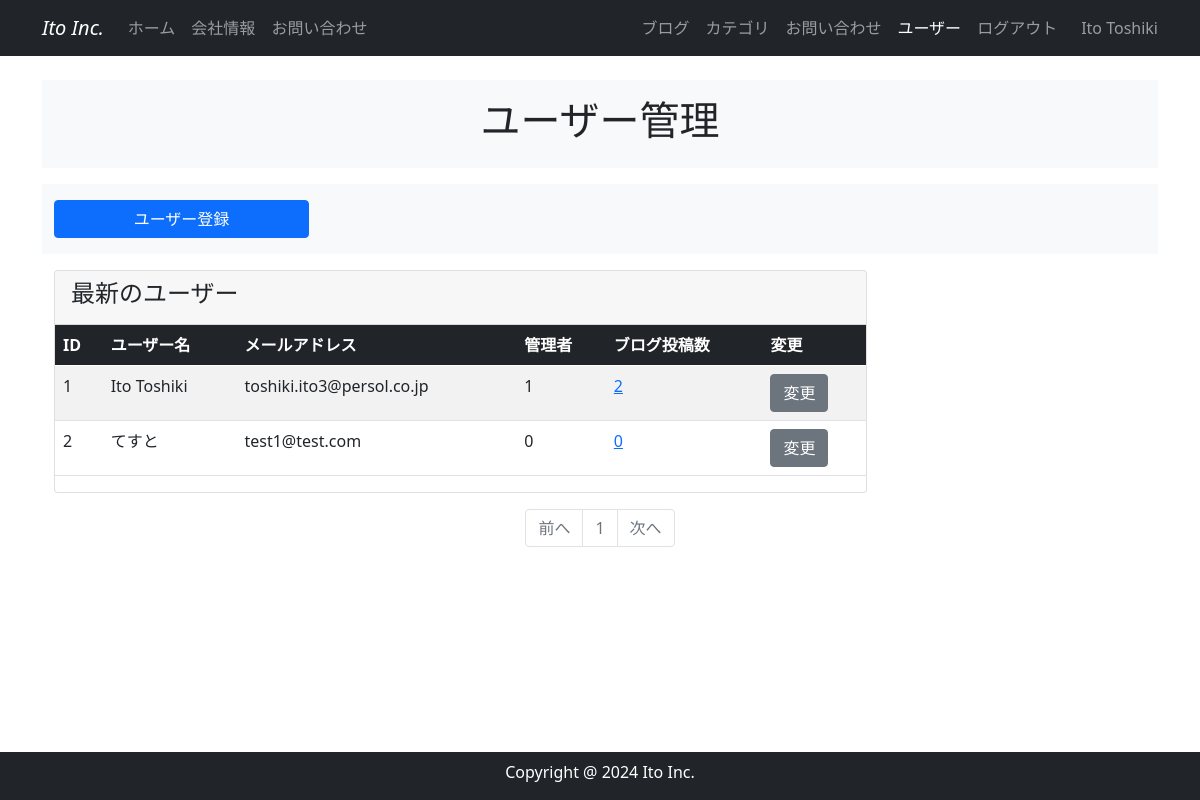
/user_maintenance (signed in), run on the app's committed database.
### company_blog/models.py (models this page shows, shortened)
class User(db.Model, UserMixin):
    __tablename__ = 'users'
    id = db.Column(db.Integer, primary_key = True)
    email = db.Column(db.String(64), unique=True, index=True)
    username = db.Column(db.String(64), unique=True, index=True)
    password_hash = db.Column(db.String(128))
    administrator = db.Column(db.String(1))
    post = db.relationship('BlogPost', backref='author', lazy='dynamic')
    @property
    def password(self):
        raise AttributeError('password is not a readable attribute')
    def is_administrator(self):
        if self.administrator == "1":
            return 1
        else:
            return 0
    def count_posts(self, userid):
        return BlogPost.query.filter_by(user_id=userid).count()

### company_blog/users/views.py (the view)
@users.route('/user_maintenance')
@login_required
def user_maintenance():
    page = request.args.get('page', 1, type=int)
    users = User.query.order_by(User.id).paginate(page=page, per_page=10)
    return render_template('users/user_maintenance.html', users=users)

### company_blog/__init__.py (called while the page is built)
@event.listens_for(Engine, "connect")
def set_sqlite_pragma(dbapi_connection, connection_record):
    cursor = dbapi_connection.cursor()
    cursor.execute("PRAGMA foreign_keys=ON")
    cursor.close()

### company_blog/models.py (called while the page is built)
@login_manager.user_loader
def load_user(user_id):
    return User.query.get(user_id)

### company_blog/templates/users/user_maintenance.html
{% extends "base.html" %}
{% block content %}
<header id="page-header">
    <div class="container my-3 py-3 bg-light">
        <div class="row">
            <div class="col-md-6 m-auto text-center">
                <h1>ユーザー管理</h1>
            </div>
        </div>
    </div>
</header>
{% if current_user.is_administrator() %}
<section id="menu">
    <div class="container my-3 py-3 bg-light">
        <div class="row">
            <div class="col-md-3">
                <a href="{{ url_for('users.register') }}" class="btn btn-primary w-100">
                    ユーザー登録
                </a>
            </div>
        </div>
    </div>
</section>
{% endif %}
<section id="list">
    <div class="container my-3">
        <div class="row">
            <div class="col-md-9">
                <div class="card">
                    <div class="card-header">
                        <h4>最新のユーザー</h4>
                    </div>
                    <div class="table-responsive">
                        <table class="table table-striped text-nowrap">
                            <thead class="table-dark">
                                <tr>
                                    <th>ID</th>
                                    <th>ユーザー名</th>
                                    <th>メールアドレス</th>
                                    <th>管理者</th>
                                    <th>ブログ投稿数</th>
                                    <th>変更</th>
                                </tr>
                            </thead>
                            <tbody>
                                {% for user in users.items %}
                                <tr>
                                    <td>{{ user.id }}</td>
                                    <td>{{ user.username | truncate(10) }}</td>
                                    <td>{{ user.email | truncate(20) }}</td>
                                    <td>{{ user.administrator }}</td>
                                    <td><a href="{{ url_for('users.user_posts', user_id=user.id) }}">{{
                                            user.count_posts(user.id) }}</a></td>
                                    <td>
                                        {% if current_user.is_administrator() or current_user.id == user.id %}
                                        <a href="{{ url_for('users.account', user_id=user.id) }}"
                                            class="btn btn-secondary">
                                            変更
                                        </a>
                                        {% endif %}
                                    </td>
                                </tr>
                                {% endfor %}
                            </tbody>
                        </table>
                    </div>
                </div>
            </div>
        </div>
    </div>
</section>
<nav class="my-2" aria-label="Page navigation">
    <ul class="pagination justify-content-center">
        <li {% if users.has_prev %}class="page-item" {% else %} class="page-item disabled" {% endif %}><a
                class="page-link"
                href="{% if users.has_prev %}{{ url_for('users.user_maintenance', page=users.prev_num) }}{% else %}#{% endif %}">前へ</a>
        </li>
        {% for page_num in users.iter_pages(left_edge=1, right_edge=1, left_current=1, right_current=2) %}
        {% if page_num %}
        {% if users.page == page_num %}
        <li class="page-item disabled"><a class="page-link" href="#">{{ page_num }}</a></li>
        {% else %}
        <li class="page-item"><a class="page-link" href="{{ url_for('users.user_maintenance', page=page_num) }}">{{
                page_num }}</a></li>
        {% endif %}
        {% else %}
        <li class="page-item disabled"><a class="page-link" href="#">&hellip;</a></li>
        {% endif %}
        {% endfor %}
        <li {% if users.has_next %}class="page-item" {% else %} class="page-item disabled" {% endif %}><a
                class="page-link"
                href="{% if users.has_next %}{{ url_for('users.user_maintenance', page=users.next_num) }}{% else %}#{% endif %}">次へ</a>
        </li>
    </ul>
</nav>
{% endblock %}

### company_blog/templates/base.html (shortened to what this page needs)
<!DOCTYPE html>
<html lang="en">
<head>
  <link href="https://cdn.jsdelivr.net/npm/bootstrap@5.0.2/dist/css/bootstrap.min.css" rel="stylesheet"
>
</head>
<body>
  <nav class="navbar navbar-expand-lg navbar-dark bg-dark fixed-top">
    <div class="container">
      <a class="navbar-brand fst-italic" href="{{ url_for('main.index') }}">Ito Inc.</a>
      <div class="collapse navbar-collapse" id="navbarNav">
        <ul class="navbar-nav">
          <li class="nav-item">
            <a class="nav-link {% if request.endpoint == 'main.index' %}active{% endif %}"
              href="{{ url_for('main.index') }}">ホーム</a>
          </li>
          <li class="nav-item">
            <a class="nav-link {% if request.endpoint == 'main.info' %}active{% endif %}"
              href="{{ url_for('main.info') }}">会社情報</a>
          </li>
          <li class="nav-item">
            <a class="nav-link {% if request.endpoint == 'main.inquiry' %}active{% endif %}"
              href="{{ url_for('main.inquiry') }}">お問い合わせ</a>
          </li>
        </ul>
        <br>
        <ul class="navbar-nav ms-auto">
          {% if current_user.is_authenticated %}
          <li class="nav-item">
            <a class="nav-link {% if request.endpoint == 'main.blog_maintenance' %}active{% endif %}"
              href="{{ url_for('main.blog_maintenance') }}">ブログ</a>
          </li>
          <li class="nav-item">
            <a class="nav-link {% if request.endpoint == 'main.category_maintenance' %}active{% endif %}"
              href="{{ url_for('main.category_maintenance') }}">カテゴリ</a>
          </li>
          <li class="nav-item">
            <a class="nav-link {% if request.endpoint == 'main.inquiry_maintenance' %}active{% endif %}"
              href="{{ url_for('main.inquiry_maintenance') }}">お問い合わせ</a>
          </li>
          <li class="nav-item">
            <a class="nav-link {% if request.endpoint == 'users.user_maintenance' %}active{% endif %}"
              href="{{url_for('users.user_maintenance')}}">ユーザー</a>
          </li>
          <li class="nav-item">
            <a class="nav-link" href="{{ url_for('users.logout') }}">ログアウト</a>
          </li>
          <span class="navbar-text ms-3">
            {{ current_user.username | truncate(10) }}
          </span>
          {% endif %}
        </ul>
      </div>
    </div>
  </nav>
  {% from "_formhelpers.html" import render_field %}
  <div class="container" style="padding-top: 4rem; padding-bottom: 4rem;">
    {% block content %}
    {% endblock %}
  </div>
  <footer id="footer" class="footer text-center pt-2 bg-dark fixed-bottom">
    <div class="container">
      <div class="row">
        <div class="col text-white">
          <p>Copyright @ 2024 Ito Inc.</p>
        </div>
      </div>
    </div>
  </footer>
</body>
</html>

### data on the page
User: username "Ito Toshiki", id "1", email "toshiki.ito3@persol.co.jp", administrator "1", count_posts "2"
User: id "2", username "てすと", email "test1@test.com", administrator "0", count_posts "0"

### other printed values
{{ page_num }} "1"
